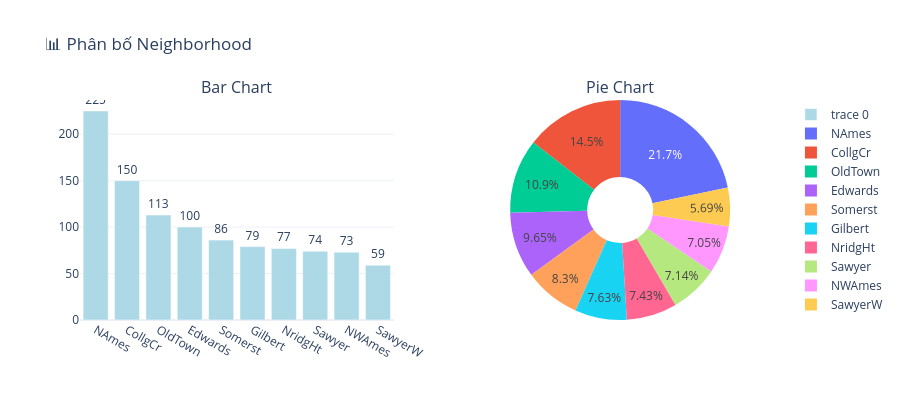

Notebook code cell kept with this figure:
### Markdown cell above
## 📝 Demo 5: Phân Tích Biến Phân Loại (Categorical Variables)

Xem phân bố của các biến phân loại như `Neighborhood`, `HouseStyle`, `SaleCondition`.

### Code cell
# Phân tích biến Neighborhood
eda_train.categorical_summary('Neighborhood', top_n=10)

### Figure 1 — Plotly figure (JSON) as saved in the notebook; plotly's stock layout.template omitted (floating-point values rounded to 4 significant figures)
{"data": [{"marker": {"color": "lightblue"}, "text": [225.0, 150.0, 113.0, 100.0, 86.0, 79.0, 77.0, 74.0, 73.0, 59.0], "textposition": "outside", "type": "bar", "x": ["NAmes", "CollgCr", "OldTown", "Edwards", "Somerst", "Gilbert", "NridgHt", "Sawyer", "NWAmes", "SawyerW"], "xaxis": "x", "y": [225, 150, 113, 100, 86, 79, 77, 74, 73, 59], "yaxis": "y"}, {"domain": {"x": [0.55, 1], "y": [0, 1]}, "hole": 0.3, "labels": ["NAmes", "CollgCr", "OldTown", "Edwards", "Somerst", "Gilbert", "NridgHt", "Sawyer", "NWAmes", "SawyerW"], "type": "pie", "values": [225, 150, 113, 100, 86, 79, 77, 74, 73, 59]}], "layout": {"annotations": [{"font": {"size": 16}, "showarrow": false, "text": "Bar Chart", "x": 0.225, "xanchor": "center", "xref": "paper", "y": 1, "yanchor": "bottom", "yref": "paper"}, {"font": {"size": 16}, "showarrow": false, "text": "Pie Chart", "x": 0.775, "xanchor": "center", "xref": "paper", "y": 1, "yanchor": "bottom", "yref": "paper"}], "height": 400, "showlegend": true, "title": {"text": "📊 Phân bố Neighborhood"}, "xaxis": {"anchor": "y", "domain": [0, 0.45]}, "yaxis": {"anchor": "x", "domain": [0, 1]}}}
